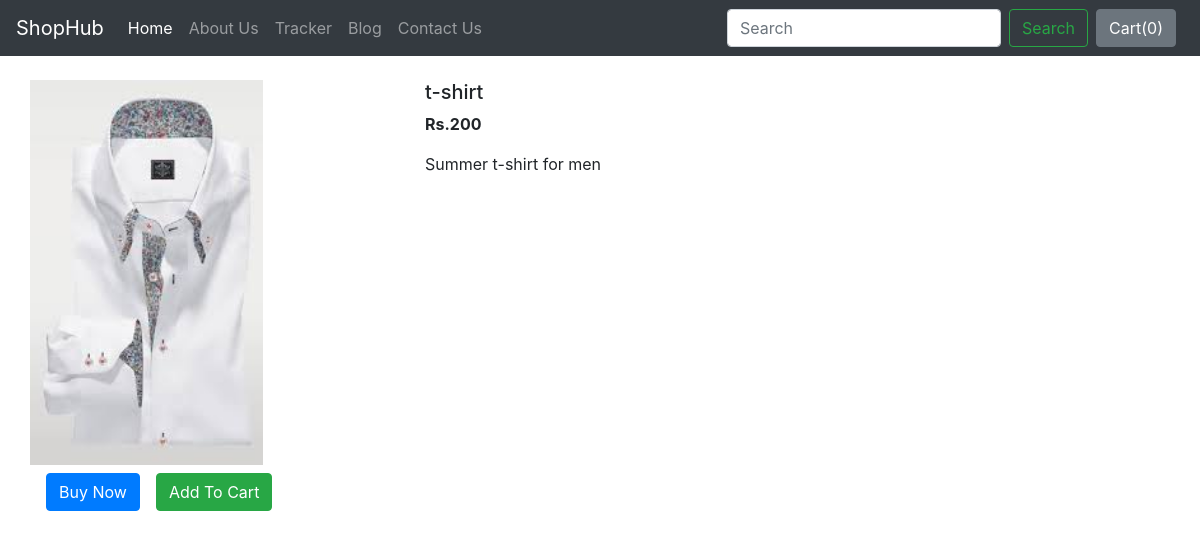
Page /shop/products/5 on the committed database.
### shop/models.py (models this page shows, shortened)
class Product(models.Model):
    product_name = models.CharField(max_length=100)
    category = models.CharField(max_length=100, default="")
    subcategory = models.CharField(max_length=100, default="")
    price=models.IntegerField(default=0)
    description = models.CharField(max_length=300)
    publish_date = models.DateField()
    image = models.ImageField(upload_to="shop/images", default="")

### shop/views.py (the view)
# urls.py: path("products/<int:myid>", views.productView, name="ProductView"),
def productView(request, myid):
    product = Product.objects.filter(id=myid)
    return render(request, 'shop/prodView.html', {'product':product[0]})

### shop/templates/shop/prodView.html (shortened to what this page needs)
{% extends 'shop/basic.html' %}
{% block body %}
<div class="container my-4">
    <div class="row">
    <div class="col-md-4">
    <div class="row">
        <img src="/media/{{product.image}}" width="233px" height="385px">
    </div>
        <div class="row">
            <button class="btn btn-primary mx-3 mt-2 ">Buy Now</button>
            <button type="button" class="btn btn-success mt-2">Add To Cart</button>
        </div>
    </div>
    <div class="col-md-8">
        <h5>{{product.product_name}}</h5>
        <p><b>Rs.{{product.price}} </b></p>
        <p>{{product.description}}</p>
    </div>
    </div>
</div>
{% endblock %}

### rows in the picture
Product: image (picture), product_name "t-shirt", price "200", description "Summer t-shirt for men"
